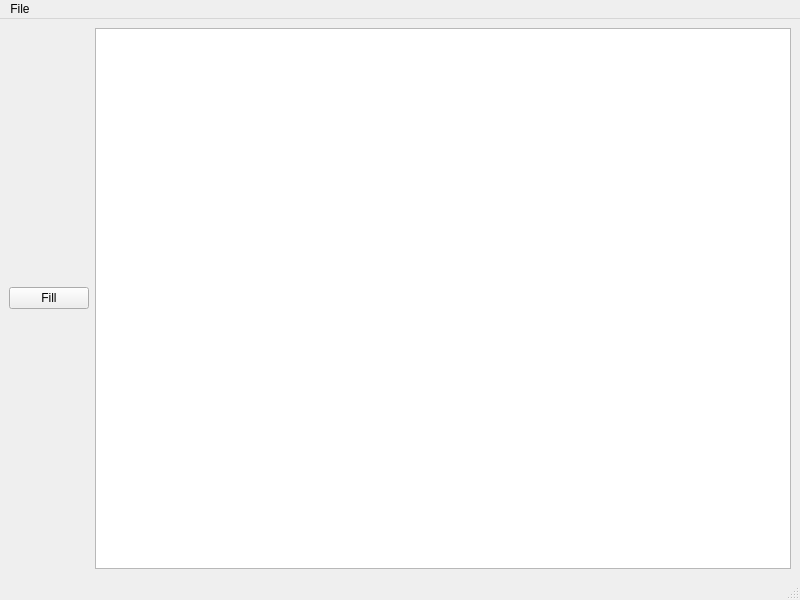
<?xml version="1.0" encoding="UTF-8"?>
<ui version="4.0">
 <class>PoissonEditingGUI</class>
 <widget class="QMainWindow" name="PoissonEditingGUI">
  <property name="geometry">
   <rect>
    <x>0</x>
    <y>0</y>
    <width>800</width>
    <height>600</height>
   </rect>
  </property>
  <property name="windowTitle">
   <string>Poisson Editing</string>
  </property>
  <widget class="QWidget" name="centralwidget">
   <layout class="QGridLayout" name="gridLayout">
    <item row="0" column="1">
     <widget class="QGraphicsView" name="graphicsView"/>
    </item>
    <item row="0" column="0">
     <layout class="QVBoxLayout" name="verticalLayout">
      <item>
       <widget class="QPushButton" name="btnFill">
        <property name="text">
         <string>Fill</string>
        </property>
       </widget>
      </item>
     </layout>
    </item>
   </layout>
  </widget>
  <widget class="QMenuBar" name="menubar">
   <property name="geometry">
    <rect>
     <x>0</x>
     <y>0</y>
     <width>800</width>
     <height>33</height>
    </rect>
   </property>
   <widget class="QMenu" name="menuFile">
    <property name="title">
     <string>File</string>
    </property>
    <addaction name="actionOpenImage"/>
    <addaction name="actionSaveResult"/>
   </widget>
   <addaction name="menuFile"/>
  </widget>
  <widget class="QStatusBar" name="statusbar"/>
  <action name="actionOpenImage">
   <property name="text">
    <string>Open Image</string>
   </property>
  </action>
  <action name="actionSaveResult">
   <property name="text">
    <string>Save Result</string>
   </property>
  </action>
 </widget>
 <resources/>
 <connections/>
</ui>
